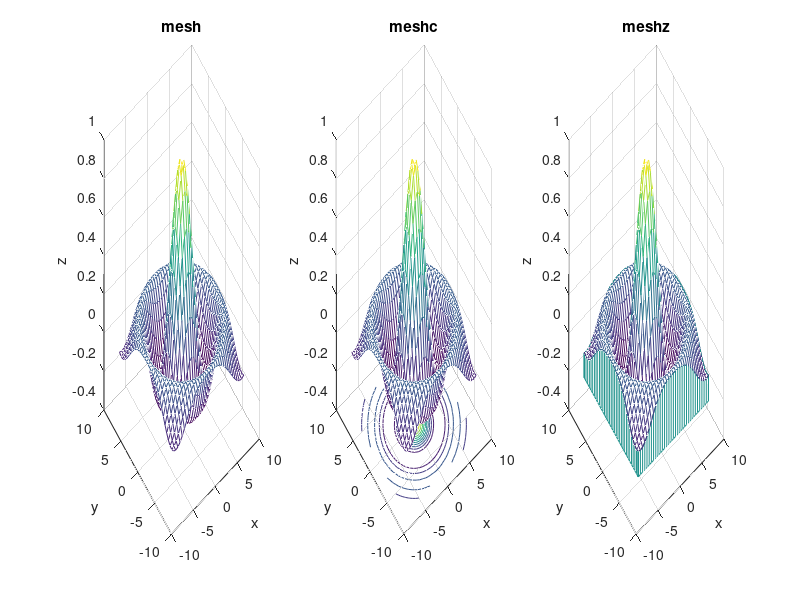

The MATLAB source for this figure:
% mesh meshc meshz
[x,y]=meshgrid(-8:0.5:8);
z=sin(sqrt(x.^2+y.^2))./sqrt(x.^2+y.^2);
subplot(1,3,1)
mesh(x,y,z);
xlabel('x');ylabel('y');zlabel('z');
title('mesh');
subplot(1,3,2)
meshc(x,y,z);
xlabel('x');ylabel('y');zlabel('z');
title('meshc');
subplot(1,3,3)
meshz(x,y,z);
xlabel('x');ylabel('y');zlabel('z');
title('meshz');